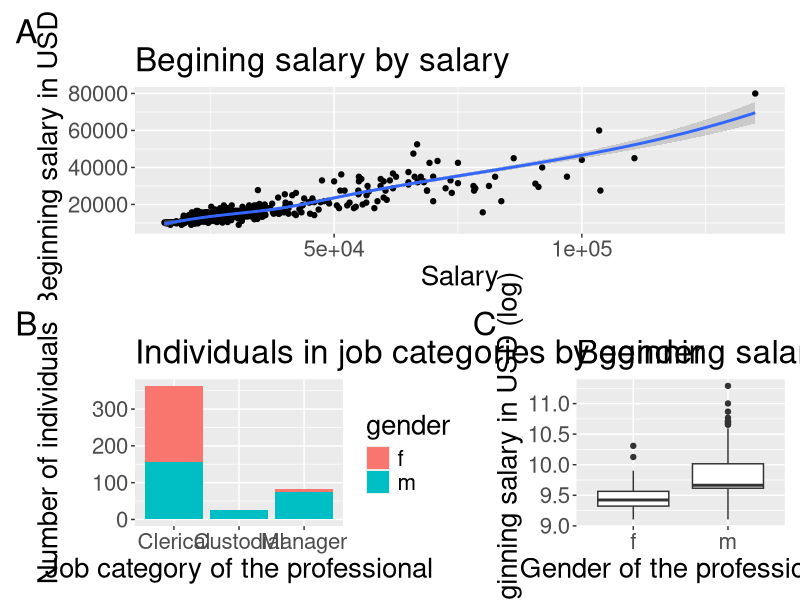
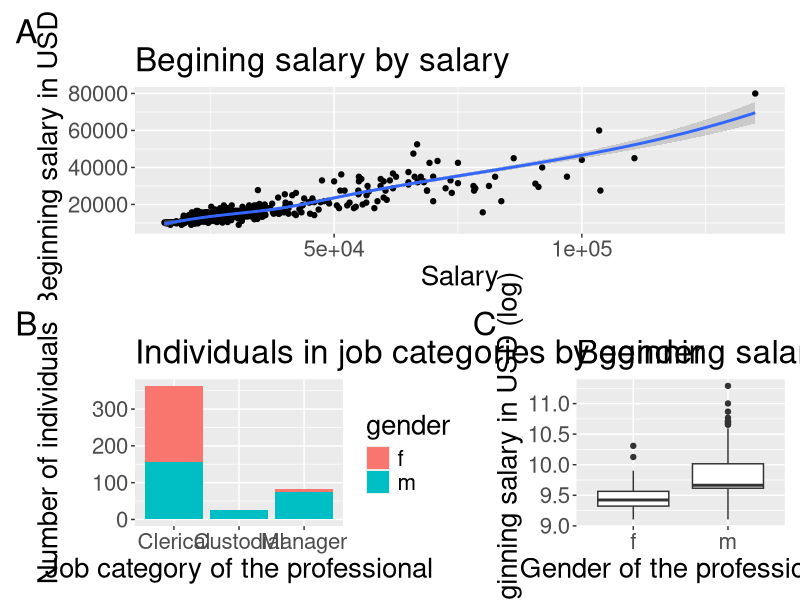

Recreate these plots in R, in order.
# Load libraries
library(tidyverse) # Data wrangling and plotting 
library(patchwork) # Formating plot output

# Load data
employee <- read_csv('data/employee.csv')

# Two quantitative data

p1 <- ggplot(data = employee, aes(salary, salbegin)) + 
  geom_point() +
  geom_smooth() +
  labs(title = "Begining salary by salary",
       y = 'Beginning salary in USD',
       x = 'Salary') +
  theme(text = element_text(size = 20))


# Two qualitative data (One plotted, other used as fill)

p2 <- ggplot(data = employee, aes(x = jobcat, fill = gender)) +
  geom_bar() +
  labs(title = "Individuals in job categories by gender",
       y = 'Number of individuals',
       x = 'Job category of the professional') +
  theme(text = element_text(size = 20))



# Quantitative and Qualitative

p3 <- ggplot(data = employee, aes(x = reorder(gender,log(salbegin)), 
                            y = log(salbegin))) +
  geom_boxplot() +
  theme(text = element_text(size = 20)) +
  labs(title = 'Beginning salary by gender',
       y = "Beginning salary in USD (log)",
       x = "Gender of the professional") 

# All the plots together
patched <- p1/(p2 + p3)
patched + plot_annotation(tag_levels = 'A')

ggsave(filename = 'data/three_plots.png', dpi = 300)
